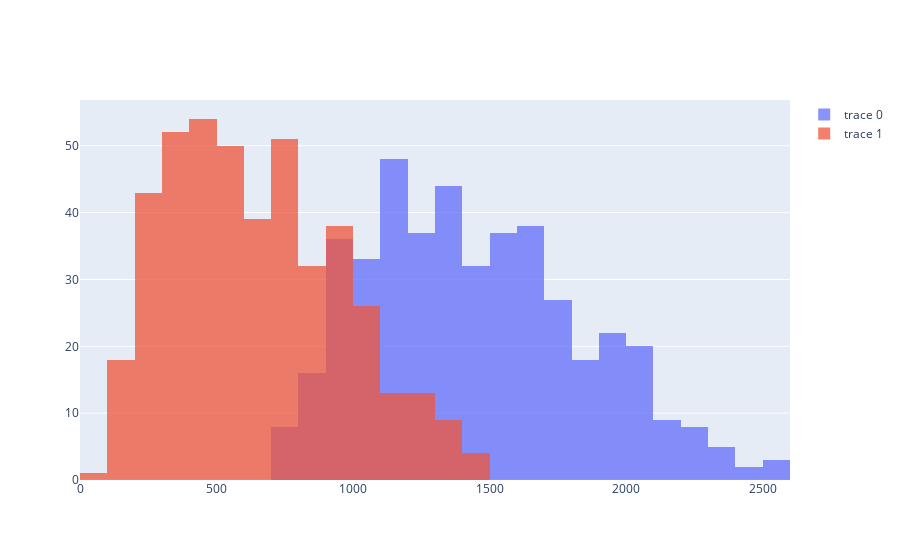

The notebook cell saved with this chart:
### Markdown cell above
# TODO Normalize the data

### Code cell
fig = go.Figure()
fig.add_trace(go.Histogram(x=nc_high_dropped['Total']))
fig.add_trace(go.Histogram(x=nc_high_dropped['Wines']))

# Overlay both histograms
fig.update_layout(barmode='overlay')
# Reduce opacity to see both histograms
fig.update_traces(opacity=0.75)
fig.show()

### Figure 1 — Plotly figure (JSON) as saved in the notebook; plotly's stock layout.template omitted (floating-point values rounded to 4 significant figures; data arrays with more than 128 entries replaced by an {"elided": "..."} marker saying what was removed)
{"data": [{"opacity": 0.75, "type": "histogram", "x": {"elided": "443 int values"}}, {"opacity": 0.75, "type": "histogram", "x": {"elided": "443 int values"}}], "layout": {"barmode": "overlay"}}
